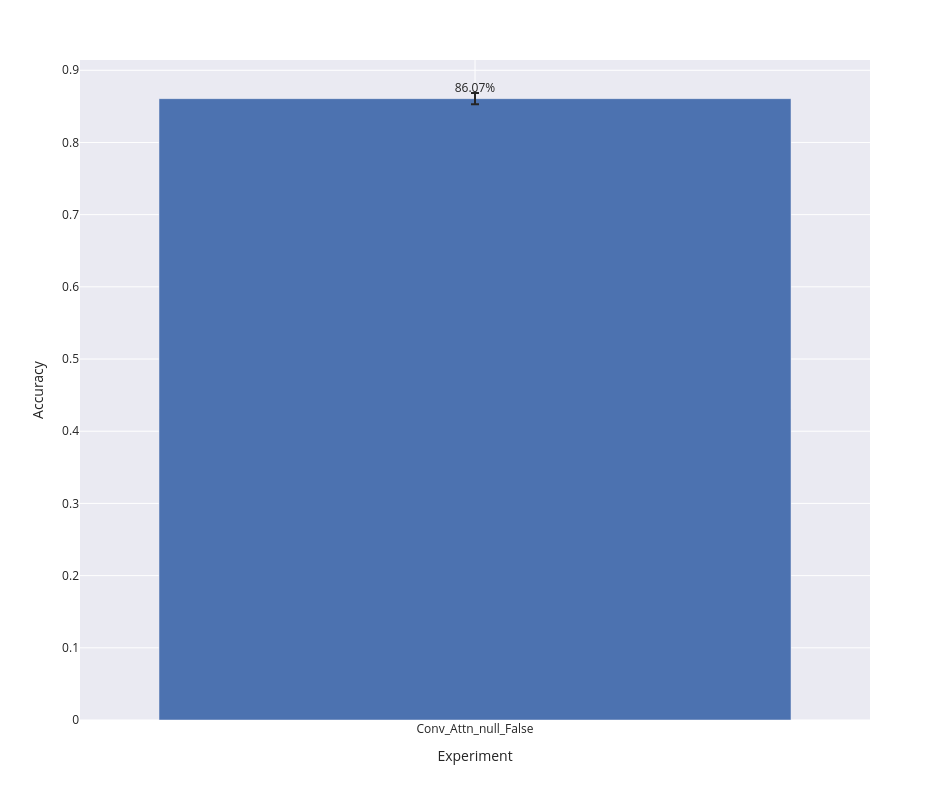

Here is the notebook cell this chart was saved with:
### Code cell
bar_plot(row_wise_metrics_agg, 'accuracy')

### Figure 1 — Plotly figure (JSON) as saved in the notebook; plotly's stock layout.template omitted (floating-point values rounded to 4 significant figures)
{"data": [{"alignmentgroup": "True", "error_y": {"array": [0.007819]}, "hovertemplate": "expr=%{x}<br>accuracy_mean=%{text}<extra></extra>", "legendgroup": "", "marker": {"color": "rgb(76,114,176)", "pattern": {"shape": ""}}, "name": "", "offsetgroup": "", "orientation": "v", "showlegend": false, "text": [0.8607], "textposition": "outside", "texttemplate": "%{text:.2%}", "type": "bar", "x": ["Conv_Attn_null_False"], "xaxis": "x", "y": [0.8607], "yaxis": "y"}], "layout": {"barmode": "group", "height": 800, "legend": {"tracegroupgap": 0}, "margin": {"t": 60}, "width": 950, "xaxis": {"anchor": "y", "domain": [0, 1], "title": {"text": "Experiment"}}, "yaxis": {"anchor": "x", "domain": [0, 1], "title": {"text": "Accuracy"}}}}
